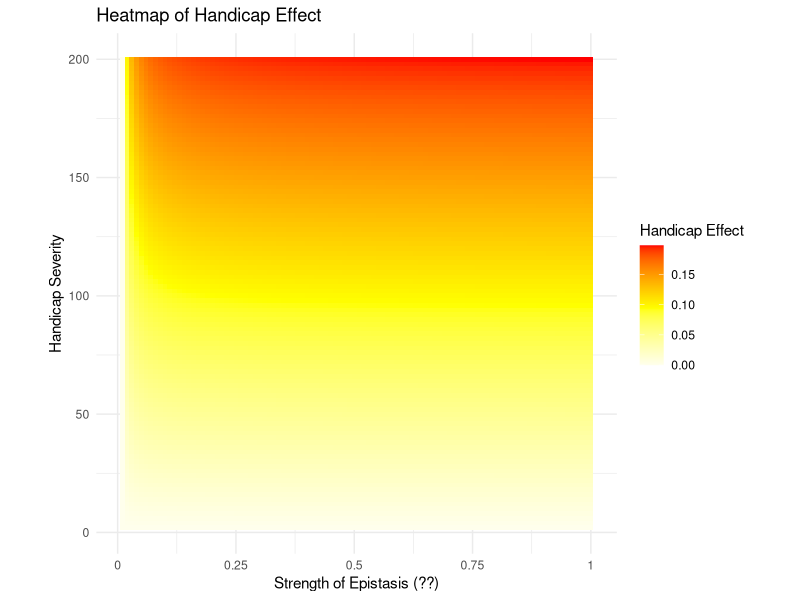

Source code (R):

library(ggplot2)
library(reshape2)

# Define the range of beta and handicap severity
beta_seq <- seq(0, 0.1, length.out = 100)
handicap_seq <- seq(0, 200, length.out = 100)

# Create an empty matrix to store the results
results_matrix <- matrix(nrow = length(handicap_seq), ncol = length(beta_seq))

# Populate the matrix with the handicap effect (H) values
for(i in 1:length(handicap_seq)) {
  for(j in 1:length(beta_seq)) {
    beta <- beta_seq[j]
    k <- handicap_seq[i]
    V <- 1000 # fixed variance
    H <- beta * k / (1 + beta * V)
    results_matrix[i, j] <- H
  }
}

# Convert the matrix to a data frame for plotting
results_df <- melt(results_matrix)
names(results_df) <- c("HandicapSeverity", "BetaStrength", "HandicapEffect")

# Set up PDF output
pdf("handicap_effect_heatmap_2A.pdf", width = 8, height = 6)

# Plot the heatmap
heatmap_plot <- ggplot(results_df, aes(x = BetaStrength, y = HandicapSeverity, fill = HandicapEffect)) +
  geom_tile() +
  scale_fill_gradient2(low = "white", high = "red", mid = "yellow", 
                       midpoint = median(results_df$HandicapEffect), limit = c(min(results_df$HandicapEffect), max(results_df$HandicapEffect)),
                       space = "Lab", name="Handicap Effect") +
  theme_minimal() +
  labs(x = "Strength of Epistasis (??)", y = "Handicap Severity", title = "Heatmap of Handicap Effect") +
  coord_fixed(ratio = 1) + scale_x_continuous(labels=function(x)x/100) + scale_y_continuous(labels=function(y)y*2)

# Print the plot to the PDF
print(heatmap_plot)

# Close the PDF device
dev.off()

